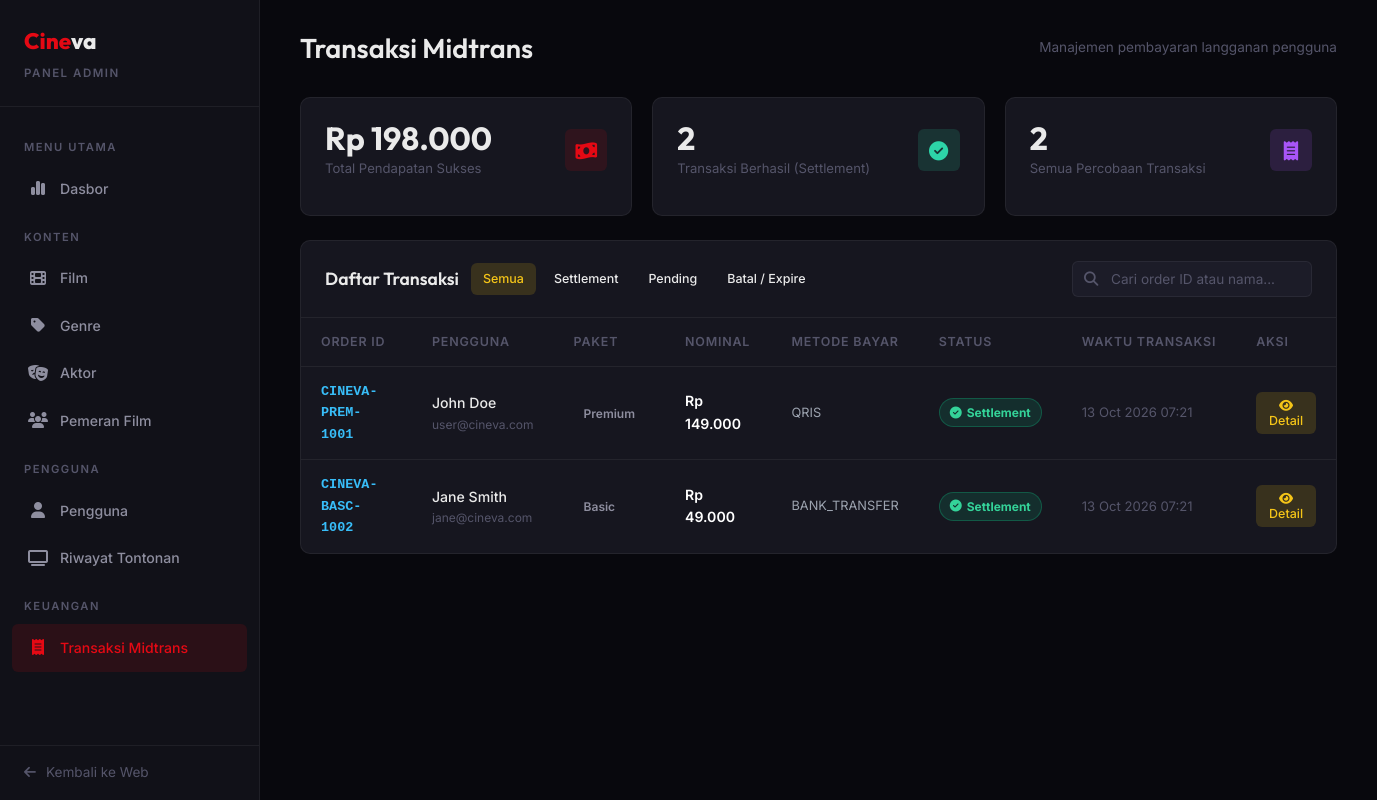
The app's page /admin/transactions.php (signed in) with its own data.
### tables this page shows
CREATE TABLE subscription_transactions (
    id INT AUTO_INCREMENT PRIMARY KEY,
    user_id INT NOT NULL,
    order_id VARCHAR(100) NOT NULL UNIQUE,
    plan ENUM('basic','standard','premium') NOT NULL,
    amount INT NOT NULL,
    snap_token VARCHAR(255) NULL,
    payment_type VARCHAR(50) DEFAULT 'midtrans',
    transaction_status ENUM('pending','settlement','capture','expire','cancel','deny') DEFAULT 'pending',
    pdf_url VARCHAR(500) NULL,
    payment_response LONGTEXT NULL,
    created_at TIMESTAMP DEFAULT CURRENT_TIMESTAMP,
    updated_at TIMESTAMP DEFAULT CURRENT_TIMESTAMP ON UPDATE CURRENT_TIMESTAMP,
    paid_at DATETIME NULL,
    FOREIGN KEY (user_id) REFERENCES users(id) ON DELETE CASCADE
);

CREATE TABLE users (
    id INT AUTO_INCREMENT PRIMARY KEY,
    name VARCHAR(255) NOT NULL,
    email VARCHAR(255) NOT NULL UNIQUE,
    password VARCHAR(255) NOT NULL,
    role VARCHAR(20) DEFAULT 'user',
    created_at TIMESTAMP DEFAULT CURRENT_TIMESTAMP
);

### admin/transactions.php (the view, shortened to what this page needs)
<?php
include __DIR__ . '/includes/admin-header.php';
include __DIR__ . '/includes/sidebar.php';
$statusFilter = isset($_GET['status']) ? trim($_GET['status']) : '';
$whereClause = "";
$query = "
    SELECT st.*, u.name AS user_name, u.email AS user_email
    FROM subscription_transactions st
    LEFT JOIN users u ON u.id = st.user_id
    $whereClause
    ORDER BY st.created_at DESC
";
$transactions = $conn->query($query);
$totalCount = $conn->query("SELECT COUNT(*) as c FROM subscription_transactions")->fetch_assoc()['c'];
$totalSettled = $conn->query("SELECT COUNT(*) as c FROM subscription_transactions WHERE transaction_status IN ('settlement', 'capture')")->fetch_assoc()['c'];
$totalRevenue = $conn->query("SELECT COALESCE(SUM(amount), 0) as s FROM subscription_transactions WHERE transaction_status IN ('settlement', 'capture')")->fetch_assoc()['s'];
?>
<main class="admin-main">
    <div class="admin-topbar">
        <h1>Transaksi Midtrans</h1>
        <div class="admin-topbar-right">
            <span style="color:var(--text-dim); font-size:0.85rem;">Manajemen pembayaran langganan pengguna</span>
        </div>
    </div>
    <div class="stat-grid" style="grid-template-columns: repeat(3, 1fr); margin-bottom:24px;">
        <div class="stat-card">
            <div class="stat-card-header">
                <div>
                    <div class="stat-card-value">Rp <?= number_format($totalRevenue, 0, ',', '.') ?></div>
                    <div class="stat-card-label">Total Pendapatan Sukses</div>
                </div>
                <div class="stat-card-icon movies"><i class="fa-solid fa-money-bill-wave"></i></div>
            </div>
        </div>
        <div class="stat-card">
            <div class="stat-card-header">
                <div>
                    <div class="stat-card-value"><?= $totalSettled ?></div>
                    <div class="stat-card-label">Transaksi Berhasil (Settlement)</div>
                </div>
                <div class="stat-card-icon users"><i class="fa-solid fa-circle-check"></i></div>
            </div>
        </div>
        <div class="stat-card">
            <div class="stat-card-header">
                <div>
                    <div class="stat-card-value"><?= $totalCount ?></div>
                    <div class="stat-card-label">Semua Percobaan Transaksi</div>
                </div>
                <div class="stat-card-icon history"><i class="fa-solid fa-receipt"></i></div>
            </div>
        </div>
    </div>
    <div class="admin-card">
        <div class="admin-card-header" style="flex-wrap:wrap; gap:16px;">
            <div style="display:flex; align-items:center; gap:12px;">
                <h3 class="admin-card-title">Daftar Transaksi</h3>
                <div style="display:flex; gap:6px;">
                    <a href="/cineva/admin/transactions.php" class="table-btn <?= empty($statusFilter) ? 'edit' : '' ?>" style="text-decoration:none;">Semua</a>
                    <a href="/cineva/admin/transactions.php?status=settlement" class="table-btn <?= $statusFilter === 'settlement' ? 'edit' : '' ?>" style="text-decoration:none;">Settlement</a>
                    <a href="/cineva/admin/transactions.php?status=pending" class="table-btn <?= $statusFilter === 'pending' ? 'edit' : '' ?>" style="text-decoration:none;">Pending</a>
                    <a href="/cineva/admin/transactions.php?status=cancel" class="table-btn <?= $statusFilter === 'cancel' ? 'edit' : '' ?>" style="text-decoration:none;">Batal / Expire</a>
                </div>
            </div>
            <div class="admin-search">
                <span class="admin-search-icon"><i class="fa-solid fa-search"></i></span>
                <input type="text" placeholder="Cari order ID atau nama...">
            </div>
        </div>
        <div style="overflow-x:auto;">
            <table class="data-table">
                <thead>
                    <tr>
                        <th>Order ID</th>
                        <th>Pengguna</th>
                        <th>Paket</th>
                        <th>Nominal</th>
                        <th>Metode Bayar</th>
                        <th>Status</th>
                        <th>Waktu Transaksi</th>
                        <th>Aksi</th>
                    </tr>
                </thead>
                <tbody>
                    <?php if ($transactions && $transactions->num_rows > 0): ?>
                        <?php while ($t = $transactions->fetch_assoc()): ?>
                        <tr>
                            <td style="font-family:monospace; color:#38bdf8; font-size:0.84rem; font-weight:600;">
                                <?= htmlspecialchars($t['order_id']) ?>
                            </td>
                            <td>
                                <div style="color:var(--text-primary); font-weight:500;"><?= htmlspecialchars($t['user_name'] ?? 'User #' . $t['user_id']) ?></div>
                                <div style="font-size:0.75rem; color:var(--text-dim);"><?= htmlspecialchars($t['user_email'] ?? '-') ?></div>
                            </td>
                            <td>
                                <span class="table-badge <?= htmlspecialchars($t['plan']) ?>">
                                    <?= ucfirst($t['plan']) ?>
                                </span>
                            </td>
                            <td style="font-weight:600; color:#fff;">
                                Rp <?= number_format($t['amount'], 0, ',', '.') ?>
                            </td>
                            <td style="text-transform:uppercase; font-size:0.8rem; color:#9ca3af;">
                                <?= htmlspecialchars($t['payment_type'] ?? 'midtrans') ?>
                            </td>
                            <td>
                                <span class="badge-trx-status <?= htmlspecialchars($t['transaction_status']) ?>">
                                    <?php if ($t['transaction_status'] === 'settlement' || $t['transaction_status'] === 'capture'): ?>
                                        <i class="fa-solid fa-circle-check"></i> Settlement
                                    <?php elseif ($t['transaction_status'] === 'pending'): ?>
                                        <i class="fa-solid fa-clock"></i> Pending
                                    <?php else: ?>
                                        <i class="fa-solid fa-circle-xmark"></i> <?= ucfirst($t['transaction_status']) ?>
                                    <?php endif; ?>
                                </span>
                            </td>
                            <td style="font-size:0.82rem; color:var(--text-dim);">
                                <?= date('d M Y H:i', strtotime($t['created_at'])) ?>
                            </td>
                            <td>
                                <button type="button" class="table-btn edit" onclick="openTrxModal(<?= htmlspecialchars(json_encode($t)) ?>)">
                                    <i class="fa-solid fa-eye"></i> Detail
                                </button>
                            </td>
                        </tr>
                        <?php endwhile; ?>
                    <?php endif; ?>
                </tbody>
            </table>
        </div>
    </div>
</main>
</div>
</body>
</html>

### assets/css/style.css (style rules this page uses)
:root { --bg-primary: #08080d; --bg-secondary: #111118; --bg-card: #16161f; --bg-elevated: #1c1c28; --bg-glass: rgba(17, 17, 24, 0.85); --accent: #e50914; --accent-hover: #b80710; --accent-soft: rgba(229, 9, 20, 0.12); --gold: #f5c518; --gold-soft: rgba(245, 197, 24, 0.15); --green: #2dd4a8; --text-primary: #eaeaea; --text-secondary: #8e8e9f; --text-dim: #55556a; --border: rgba(255, 255, 255, 0.06); --border-light: rgba(255, 255, 255, 0.1); --shadow-sm: 0 2px 8px rgba(0, 0, 0, 0.3); --shadow-md: 0 8px 24px rgba(0, 0, 0, 0.4); --shadow-lg: 0 16px 48px rgba(0, 0, 0, 0.5); --radius-sm: 6px; --radius-md: 10px; --radius-lg: 16px; --radius-xl: 24px; --transition: 0.3s cubic-bezier(0.25, 0.46, 0.45, 0.94); --container: 1400px; --nav-height: 68px; }
*, *::before, *::after { margin: 0; padding: 0; box-sizing: border-box; }
html { scroll-behavior: smooth; -webkit-font-smoothing: antialiased; }
body { font-family: 'Inter', sans-serif; background: var(--bg-primary); color: var(--text-primary); line-height: 1.6; overflow-x: hidden; min-height: 100vh; }
h1, h2, h3, h4, h5, h6 { font-family: 'Outfit', sans-serif; font-weight: 600; line-height: 1.2; }
a { text-decoration: none; color: inherit; transition: color var(--transition); }
.badge-trx-status { display: inline-flex; align-items: center; gap: 5px; padding: 4px 10px; border-radius: 20px; font-size: 0.75rem; font-weight: 700; text-transform: capitalize; }
.badge-trx-status.settlement, .badge-trx-status.success, .badge-trx-status.capture { background: rgba(16, 185, 129, 0.15); color: #34d399; border: 1px solid rgba(16, 185, 129, 0.3); }

### records on screen
subscription_transactions: order "CINEVA-PREM-1001", user.name "John Doe", user.email "user@cineva.com", plan "Premium", amount "149.000", payment_type "QRIS", transaction_status "settlement" (drawn), created_at "13 Oct 2026 07:21"
subscription_transactions: order "CINEVA-BASC-1002", user.name "Jane Smith", user.email "jane@cineva.com", plan "Basic", amount "49.000", payment_type "BANK_TRANSFER", transaction_status "settlement" (drawn), created_at "13 Oct 2026 07:21"

### other values on screen
$totalRevenue "198.000"
$totalSettled "2"
$totalCount "2"
